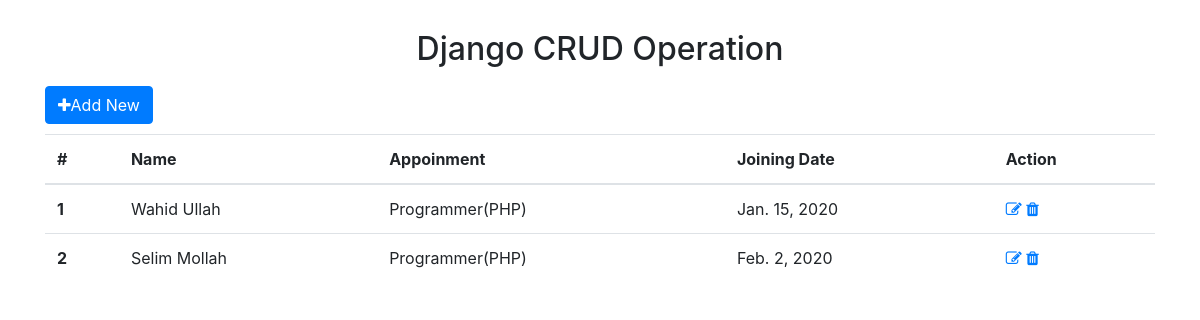
Before: / with the older database file.
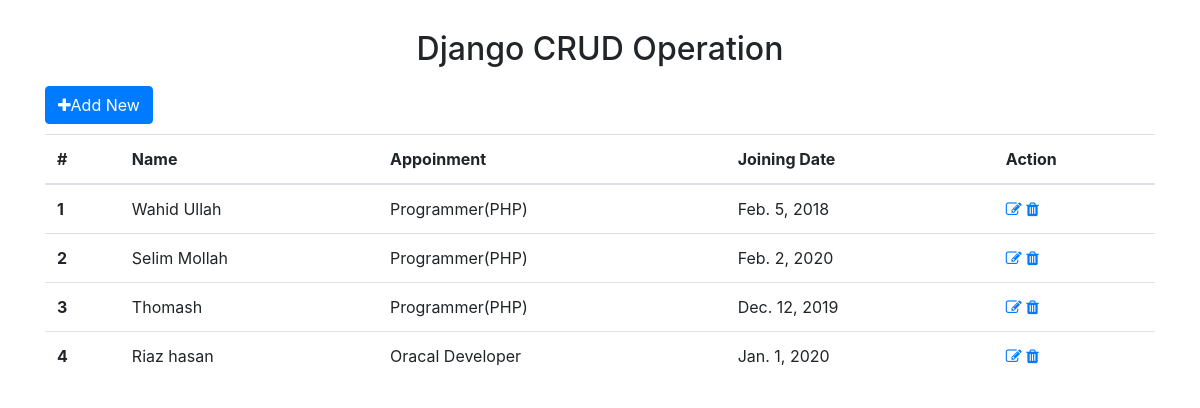
After: the same page with the newer database file.
### main_app/models.py (models this page shows)
class PersonelInfo(models.Model):
    name = models.CharField(max_length=30)
    appoinment = models.CharField(max_length=30)
    joining_date = models.DateField()

### main_app/views.py (the view)
# urls.py: path('', views.index, name='index'),
def index(request):
    infos = PersonelInfo.objects.all()
    return render(request, 'index.html', {'infos':infos})

### main_app/templates/index.html (shortened to what this page needs)
<!DOCTYPE html>
<html lang="en">
<head>
    <link rel="stylesheet" href="https://stackpath.bootstrapcdn.com/bootstrap/4.4.1/css/bootstrap.min.css">
    <link rel="stylesheet" href="https://stackpath.bootstrapcdn.com/font-awesome/4.7.0/css/font-awesome.min.css">
</head>
<body>
<div class="container">
    <h2 class="heading">Django CRUD Operation</h2>
    <a href="/add_info/" class="btn btn-primary"><i class="fa fa-plus"></i>Add New</a>
    <table class="table">
  <thead>
    <tr>
      <th scope="col">#</th>
      <th scope="col">Name</th>
      <th scope="col">Appoinment</th>
      <th scope="col">Joining Date</th>
        <th scope="col">Action</th>
    </tr>
  </thead>
  <tbody>
  {% for info in infos %}
    <tr>
      <th scope="row">{{ forloop.counter }}</th>
      <td>{{ info.name }}</td>
      <td>{{ info.appoinment }}</td>
      <td>{{ info.joining_date }}</td>
        <td>
            <a href="/edit/{{info.id}}"><i class="fa fa-edit"></i></a>
            <a href="/delete/{{info.id}}"><i class="fa fa-trash"></i></a>
        </td>
    </tr>
  {% endfor%}
  </tbody>
</table>
</div>
</body>
</html>

### main_app/templates/index.html (style rules this page uses)
.heading { text-align:center; margin-top:20px; border-bottpm:2px; padding:10px; }
.btn-primary { color: #fff; background-color: #007bff; border-color: #007bff; margin-bottom: 10px; }

Changed rows visible on the page:
changed PersonelInfo "Wahid Ullah": joining_date "Jan. 15, 2020" → "Feb. 5, 2018"
added PersonelInfo: name "Thomash", appoinment "Programmer(PHP)", joining_date "Dec. 12, 2019"
added PersonelInfo: name "Riaz hasan", appoinment "Oracal Developer", joining_date "Jan. 1, 2020"
